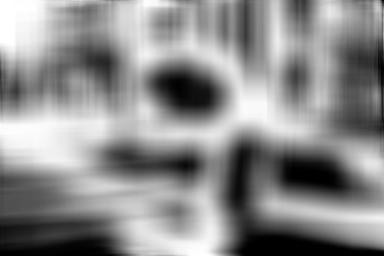
#> input picture src/img_test/5_gt.png, 384 x 256 px, found by its file name
$ jupyter execute --allow-errors treatment.ipynb
#> lines starting #> are read from the running program, lines starting #| are printed output that depends on the picture; after the words box and inside, x2 and y2 are one past the last pixel; in counts of white or black regions, pixels touching at a corner belong together
[cell 1]
import cv2
import matplotlib.pyplot as plt
import seaborn as sns;
import numpy as np
import matplotlib.pyplot as plt
from sklearn.decomposition import PCA
from mpl_toolkits import mplot3d
from pylab import savefig
from sklearn.cluster import KMeans
from sklearn.cluster import DBSCAN
import skimage.morphology as morph
from scipy.ndimage.measurements import label

[cell 2]
res = []
#> (the rest of this cell did not finish here and is left out)

[cell 3]
mask = plt.imread("5_gt.png")
#> mask is the input picture: shape (256, 384, 4) float32; mean R, G, B, A 0.548, 0.548, 0.548, 1
n, m, _ = mask.shape
#> n = 256; m = 384
mask2 = np.zeros((n, m))
for i in range(n):
    for j in range(m):
        if mask[i,j,0] == 1:
            mask2[i, j] = 1
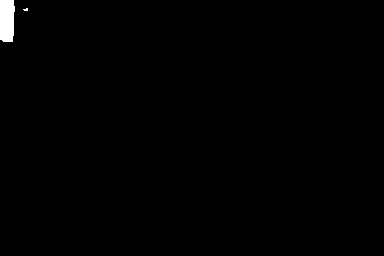
#> mask2: shape (256, 384) float64; values 0 (black) and 1 (white), 0.6% white; 2 white regions (1 under 20 px), largest, box (x1, y1, x2, y2) and area: (0, 0, 15, 42) 583
mask = mask2

[cell 4]
def dice(pred_mask, mask):
    n, m = mask.shape
    count_pred, count_ori = 0, 0
    inter = 0
    for i in range(n):
        for j in range(m):
            pred = pred_mask[i, j]
            ori = mask[i, j]

            count_pred += pred
            count_ori += ori

            if pred and ori:
                inter += 1
    return 2*inter/(count_pred+count_ori)

[cell 5]
dice_values = []
for pred_mask in res:
    dice_values.append(dice(pred_mask, mask2))
#> after the loop, dice_values = []

#> (a cell that did not finish here is left out)

[cell 7]
false_pos, true_pos = [], []
fp, tn, tp, fn = 0, 0, 0, 0
for pred_mask in res:
    for i in range(n):
        for j in range(m):
            pred, true = pred_mask[i, j], mask[i, j]
            if pred and not true:
                fp += 1
            elif not pred and not true:
                tn += 1
            elif pred and true:
                tp += 1
            elif not pred and true:
                fn += 1
    false_pos.append(fp/(fp+tn))
    true_pos.append(tp/(tp+fn))
#> after the loop, false_pos = []; fn = 0; fp = 0; tn = 0; tp = 0; true_pos = []


$ run again, with src/img_test/1_gt.png copied over src/img_test/5_gt.png
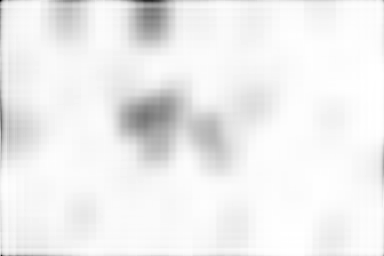
#> input picture src/img_test/1_gt.png, 384 x 256 px, found by its file name
#> mask is the input picture: shape (256, 384, 4) float32; mean R, G, B, A 0.938, 0.938, 0.938, 1
#> after the loop `for i in range(n):`:
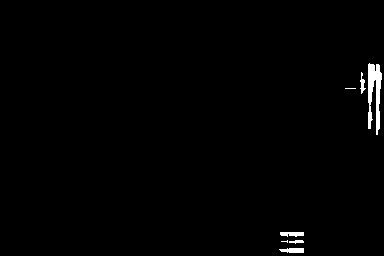
#> mask2: shape (256, 384) float64; values 0 (black) and 1 (white), 0.93% white; 7 white regions (2 under 20 px), largest, box (x1, y1, x2, y2) and area: (368, 63, 382, 135) 599, (279, 248, 304, 253) 104, (280, 232, 304, 237) 96, (360, 72, 366, 94) 60, (289, 240, 304, 244) 39

$ run again, with src/img_test/2_gt.png copied over src/img_test/5_gt.png
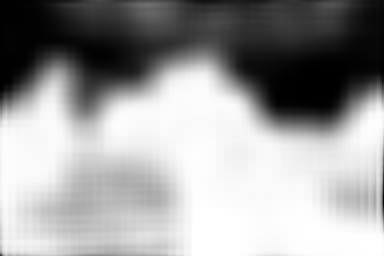
#> input picture src/img_test/2_gt.png, 384 x 256 px, found by its file name
#> mask is the input picture: shape (256, 384, 4) float32; mean R, G, B, A 0.617, 0.617, 0.617, 1
#> after the loop `for i in range(n):`:
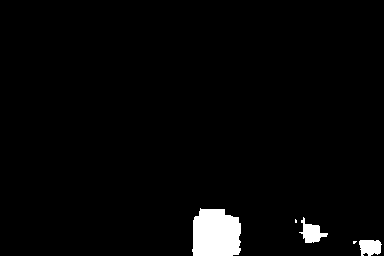
#> mask2: shape (256, 384) float64; values 0 (black) and 1 (white), 2.8% white; 5 white regions (2 under 20 px), largest, box (x1, y1, x2, y2) and area: (192, 208, 241, 256) 2053, (299, 217, 328, 243) 353, (359, 240, 382, 256) 299

$ run again, with src/img_test/3_gt.png copied over src/img_test/5_gt.png
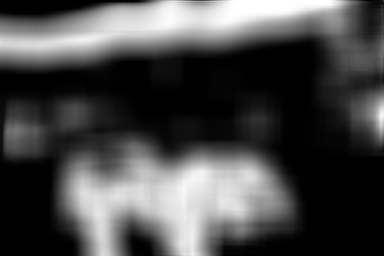
#> input picture src/img_test/3_gt.png, 384 x 256 px, found by its file name
#> mask is the input picture: shape (256, 384, 4) float32; mean R, G, B, A 0.289, 0.289, 0.289, 1
#> after the loop `for i in range(n):`:
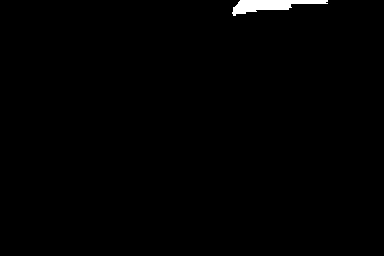
#> mask2: shape (256, 384) float64; values 0 (black) and 1 (white), 0.79% white; 1 white region, box (x1, y1, x2, y2) and area: (232, 0, 328, 16) 772
